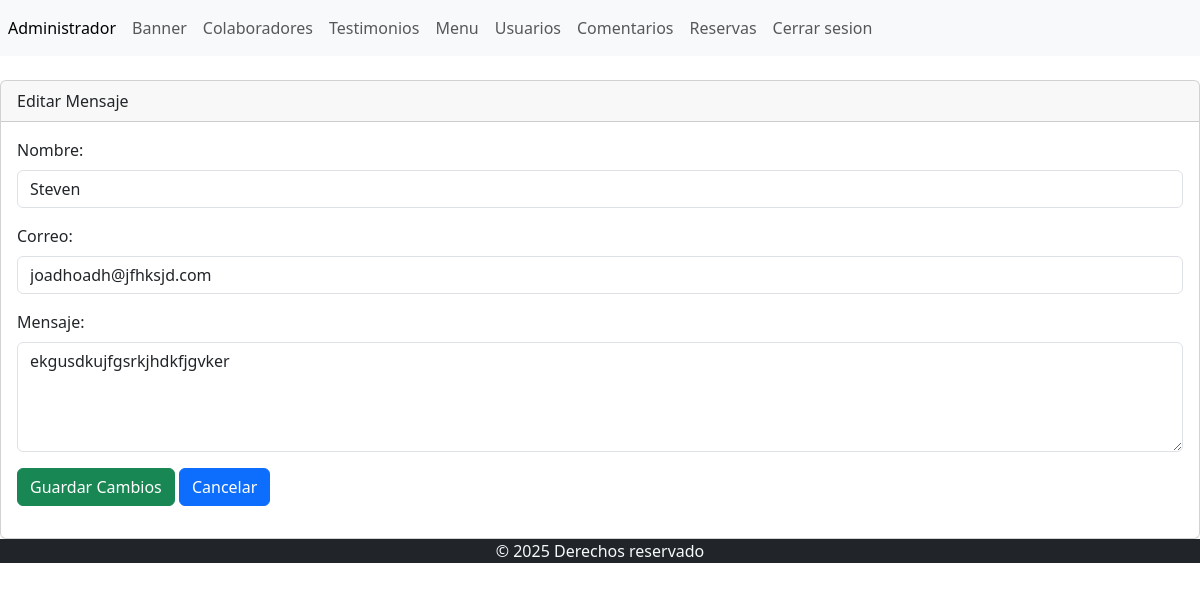
Page /admin/seccion/comentarios/editar.php?txtID=9 on the committed database.
### tables this page shows
CREATE TABLE `mensaje` (
  `id` int(11) NOT NULL,
  `nombre` varchar(255) NOT NULL,
  `correo` varchar(50) NOT NULL,
  `mensaje` varchar(255) NOT NULL
);

### admin/seccion/comentarios/editar.php (the view, shortened to what this page needs)
<?php
include("../../templates/header.php");
include("../../bd.php");
$id = isset($_GET['txtID']) ? $_GET['txtID'] : '';
$nombre = $correo = $mensaje = "";
if ($id) {
    $select = $pdo->prepare("SELECT * FROM mensaje WHERE id = :id");
    $select->bindParam(':id', $id);
    $select->execute();
    $row = $select->fetch(PDO::FETCH_ASSOC);
    if ($row) {
        $nombre = $row['nombre'];
        $correo = $row['correo'];
        $mensaje = $row['mensaje'];
    }
}
?>
<!doctype html>
<html lang="es">
<head>
    <link href="https://cdn.jsdelivr.net/npm/bootstrap@5.3.2/dist/css/bootstrap.min.css" rel="stylesheet" />
</head>
<body>
    <main>
        <br>
        <div class="card">
            <div class="card-header">Editar Mensaje</div>
            <div class="card-body">
                <form action="" method="post">
                    <div class="mb-3">
                        <label class="form-label">Nombre:</label>
                        <input type="text" class="form-control" name="nombre"
                               value="<?php echo htmlspecialchars($nombre); ?>"
                               placeholder="Ejemplo: Juan Pérez" required>
                    </div>
                    <div class="mb-3">
                        <label class="form-label">Correo:</label>
                        <input type="email" class="form-control" name="correo"
                               value="<?php echo htmlspecialchars($correo); ?>"
                               placeholder="ejemplo@correo.com" required>
                    </div>
                    <div class="mb-3">
                        <label class="form-label">Mensaje:</label>
                        <textarea class="form-control" name="mensaje" rows="4"
                                  placeholder="Escribe aquí tu mensaje..." required><?php echo htmlspecialchars($mensaje); ?></textarea>
                    </div>
                    <button type="submit" class="btn btn-success">Guardar Cambios</button>
                    <a class="btn btn-primary" href="index.php" role="button">Cancelar</a>
                </form>
            </div>
        </div>
    </main>
    <footer>
        <?php include("../../templates/footer.php"); ?>
    </footer>
</body>
</html>

### rows in the picture
mensaje: nombre "Steven", correo "joadhoadh@jfhksjd.com", mensaje "ekgusdkujfgsrkjhdkfjgvker"
